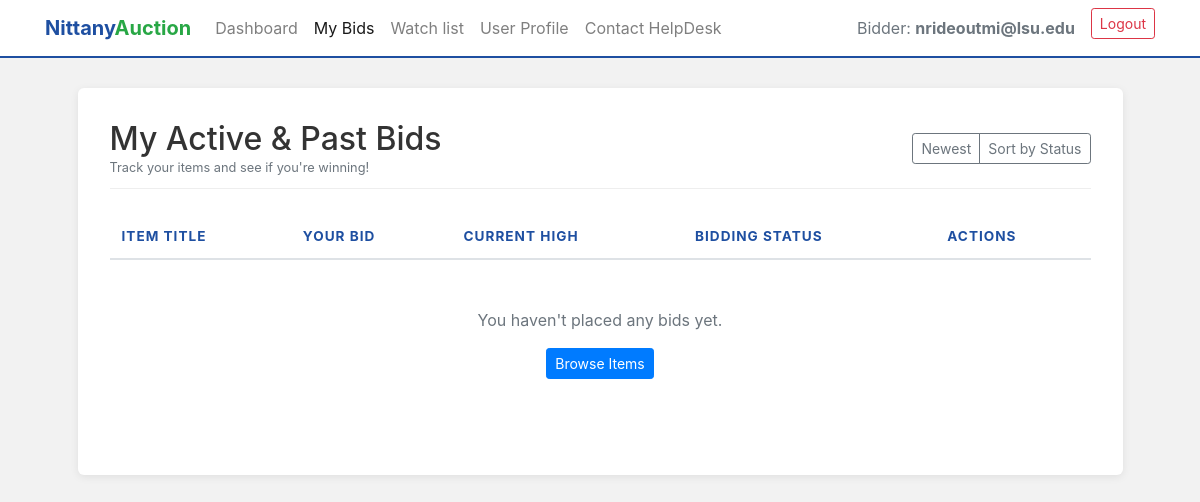
/my-bids (signed in), run on an earlier commit of the app's database.
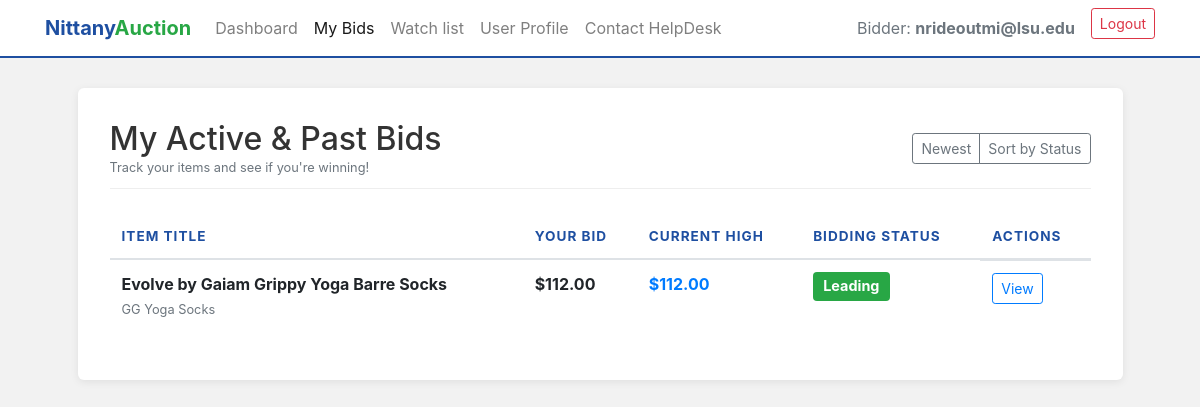
And on a later commit of the database.
### tables this page shows
CREATE TABLE Bids (

    Bid_ID INTEGER PRIMARY KEY AUTOINCREMENT,
    Seller_Email VARCHAR(255) NOT NULL,
    Listing_ID INTEGER NOT NULL,
    Bidder_email VARCHAR(255) NOT NULL,
    Bid_price DECIMAL(10, 2) NOT NULL,
    FOREIGN KEY (Seller_Email, Listing_ID)
        REFERENCES Auction_Listings (Seller_Email, Listing_ID)
        ON DELETE CASCADE
);

CREATE TABLE "Auction_Listings"
(
    Seller_Email        text
        constraint Seller_Email
            references Sellers,
    Listing_ID          integer,
    Category            text,
    Auction_Title       text,
    Product_Name        text,
    Product_Description text,
    Quantity            integer,
    Reserve_Price       real,
    Max_bids            integer,
    Status              integer,
    primary key (Seller_Email, Listing_ID)
);

### app.py (the view, shortened to what this page needs)
@app.route('/my-bids', methods=['GET','POST'])
def my_bids():
    user_email = session.get('email')
    roles = session.get('roles', [])
    if not user_email or 'bidder' not in roles:
        return redirect(url_for('authenticate', error='Access denied. Bidder account required.'))
    connection = get_connection()
    connection.row_factory = sqlite3.Row
    cursor = connection.cursor()
    sort = request.args.get('sort', 'id')
    order_clause = "B.bid_id DESC"
    if sort == 'status':
        order_clause = "A.Status ASC, B.bid_id DESC"
    cursor.execute(f'''
                   SELECT A.Seller_Email,
                          A.Listing_ID,
                          A.Auction_Title,
                          A.Product_Name,
                          B.Bid_price AS bid_price,
                          A.Status AS Auction_Status,
                          (SELECT MAX(Bid_price)
                           FROM Bids
                           WHERE Listing_ID = B.Listing_ID AND Seller_Email = B.Seller_Email) AS Current_High_Bid,
                          CASE WHEN T.Transaction_ID IS NOT NULL THEN 1 ELSE 0 END AS is_paid
                   FROM Bids B
                   JOIN Auction_Listings A ON B.Listing_ID = A.Listing_ID AND B.Seller_Email = A.Seller_Email
                   LEFT JOIN Transactions T ON T.Listing_ID = A.Listing_ID AND T.Buyer_Email = B.Bidder_email
                   WHERE B.Bidder_email = ?
                     AND B.Bid_ID = (
                         SELECT MAX(Bid_ID)
                         FROM Bids B2
                         WHERE B2.Listing_ID = B.Listing_ID
                           AND B2.Seller_Email = B.Seller_Email
                           AND B2.Bidder_email = B.Bidder_email
                     )
                   ORDER BY {order_clause}
                   ''', (user_email,))
    raw_results = cursor.fetchall()
    connection.close()
    processed_bids = []
    for row in raw_results:
        bid = dict(row)
        user_price = bid['bid_price']
        max_price = bid['Current_High_Bid']
        auction_status = bid['Auction_Status']
        bid['is_paid'] = (bid['is_paid'] == 1)
        if user_price < max_price:
            bid['display_status'] = "Outbid"
            bid['status_color'] = "text-danger"
        elif user_price == max_price:
            if auction_status == 1:
                bid['display_status'] = "Leading"
                bid['status_color'] = "text-success"
            elif auction_status == 2:
                bid['display_status'] = "Won"
                bid['status_color'] = "text-primary"
            elif auction_status == 3:
                bid['display_status'] = "Reserve Not Met"
                bid['status_color'] = "text-warning"
            else:
                bid['display_status'] = "Auction Ended"
                bid['status_color'] = "text-muted"
        processed_bids.append(bid)
    connection = get_connection()
    cursor = connection.cursor()
    cursor.execute('''SELECT auction_id, seller_email
                      FROM seller_ratings
                      WHERE bidder_email = ?
                   ''', (user_email,))
    rating_rows = cursor.fetchall()
    rated_listings = {(row[0], row[1]) for row in rating_rows}
    connection.close()
    return render_template('my-bids.html', email=user_email, listings=processed_bids, rated_listings = rated_listings)

### app.py (called while the page is built)
@app.before_request
def ensure_roles_loaded():
    if 'email' in session and 'roles' not in session:
        connection = get_connection()
        cursor = connection.cursor()
        roles = []
        cursor.execute("SELECT 1 FROM Helpdesk WHERE email = ?", (session['email'],))
        if cursor.fetchone(): roles.append('helpdesk')
        cursor.execute("SELECT 1 FROM Sellers WHERE email = ?", (session['email'],))
        if cursor.fetchone(): roles.append('seller')
        cursor.execute("SELECT 1 FROM Bidders WHERE email = ?", (session['email'],))
        if cursor.fetchone(): roles.append('bidder')
        connection.close()
        session['roles'] = roles

def get_connection():
    conn = sql.connect(DB_NAME)
    return conn

### templates/my-bids.html (shortened to what the changed rows need)
<!DOCTYPE html>
<html lang="en">
<head>
    <link rel="stylesheet" href="https://stackpath.bootstrapcdn.com/bootstrap/4.4.1/css/bootstrap.min.css"
>
</head>
<body>
    <nav class="navbar navbar-expand-lg navbar-light">
        <div class="container">
            <div class="collapse navbar-collapse" id="bidderNavbar">
                <ul class="navbar-nav ml-auto">
                    <li class="nav-item">
                        <span class="nav-link text-muted">Bidder: <strong>{{ email }}</strong></span>
                    </li>
                </ul>
            </div>
        </div>
    </nav>
    <div class="container">
        <div class="row justify-content-center">
            <div class="col-md-11 dashboard-card">
                <div class="section-header d-flex justify-content-between align-items-center">
                    <div>
                        <h2 class="mb-0">My Active & Past Bids</h2>
                    </div>
                </div>
                <div class="table-responsive">
                    <table class="table table-hover">
                        <thead>
                            <tr>
                                <th>Item Title</th>
                                <th>Your Bid</th>
                                <th>Current High</th>
                                <th>Bidding Status</th>
                                <th>Actions</th>
                            </tr>
                        </thead>
                        <tbody>
                            {% for bid in listings %}
                            <tr>
                                <td>
                                    <strong>{{ bid.Auction_Title }}</strong><br>
                                    <small class="text-muted">{{ bid.Product_Name }}</small>
                                </td>
                                <td><strong>${{ "{:,.2f}".format(bid.bid_price | float) }}</strong></td>
                                <td class="text-primary font-weight-bold">
                                    ${{ "{:,.2f}".format(bid.Current_High_Bid | float) }}
                                </td>
                                <td>
                                    {% if bid.display_status == "Leading" %}
                                    <span class="badge badge-success">Leading</span>
                                    {% elif bid.display_status == "Won" %}
                                    <span class="badge badge-primary" style="background-color: #1e4fa1;">Won</span>
                                    {% elif bid.display_status == "Outbid" %}
                                    <span class="badge badge-danger">Outbid</span>
                                    {% else %}
                                    <span class="badge badge-secondary">{{ bid.display_status }}</span>
                                    {% endif %}
                                </td>
                                <td class="d-flex align-items-center" style="gap: 8px;">
                                    <a href="/item-details?item={{ bid.Listing_ID }}&seller={{ bid.Seller_Email }}&source=my-bids"
                                        class="btn btn-sm btn-outline-primary">View</a>
                                </td>
                            </tr>
                            {% else %}
                            <tr>
                                <td colspan="5" class="text-center py-5 text-muted">
                                    You haven't placed any bids yet. <br>
                                    <a href="/bidder" class="btn btn-primary btn-sm mt-3">Browse Items</a>
                                </td>
                            </tr>
                            {% endfor %}
                        </tbody>
                    </table>
                </div>
            </div>
        </div>
    </div>
</body>
</html>

What changed in the data, as far as the page shows it:
added Bids: Bidder_email "nrideoutmi@lsu.edu", Auction_Title "Evolve by Gaiam Grippy Yoga Barre Socks", Product_Name "GG Yoga Socks", bid_price "112.00", Current_High_Bid "112.00"
Also different on the page:
{{ email }}: "nrideoutmi@lsu.edu" → (not shown)
text no longer shown: "You haven't placed any bids yet. Browse Items"
